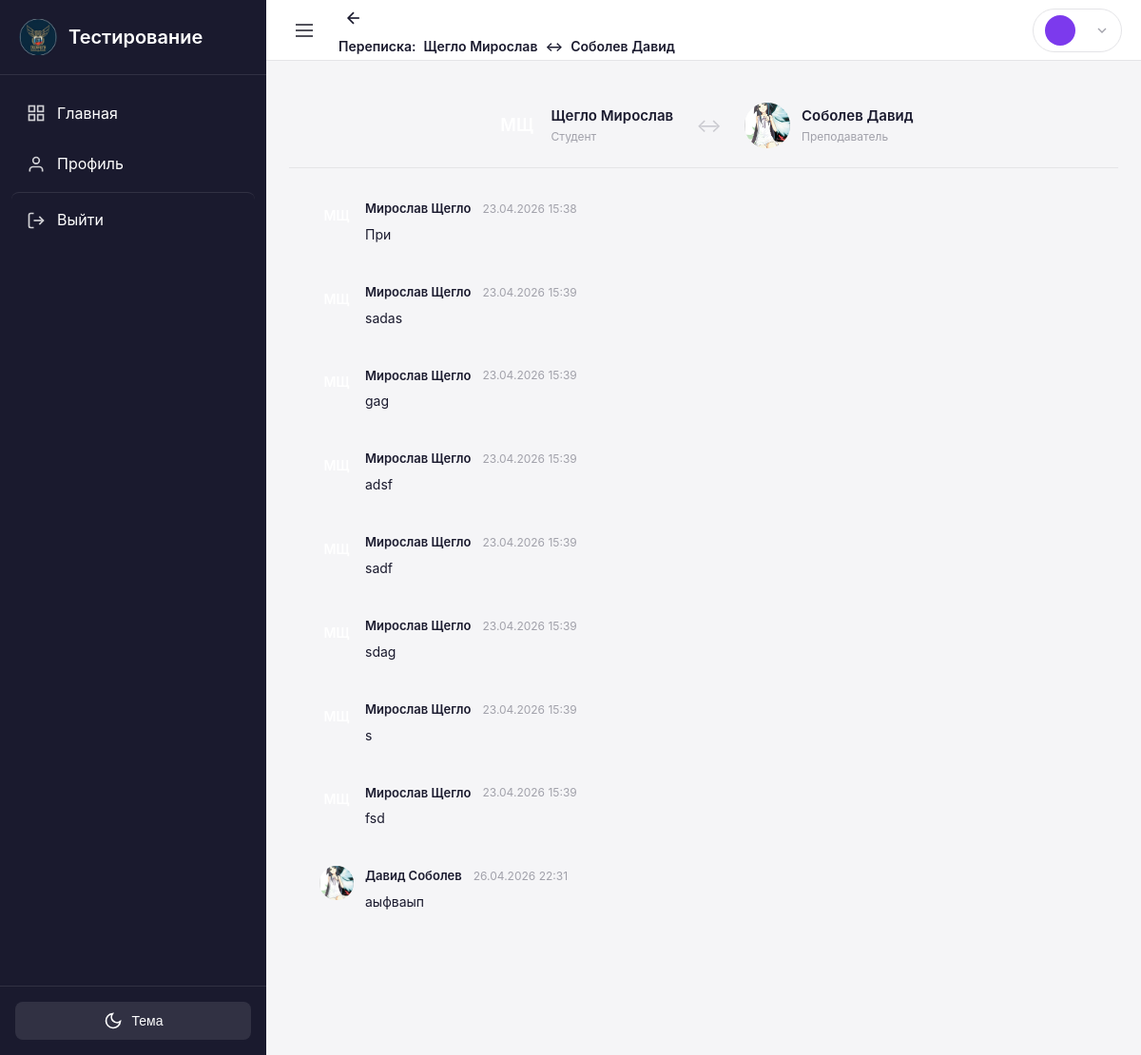
Before: /chat/admin/7/8/ (signed in) with the older database file.
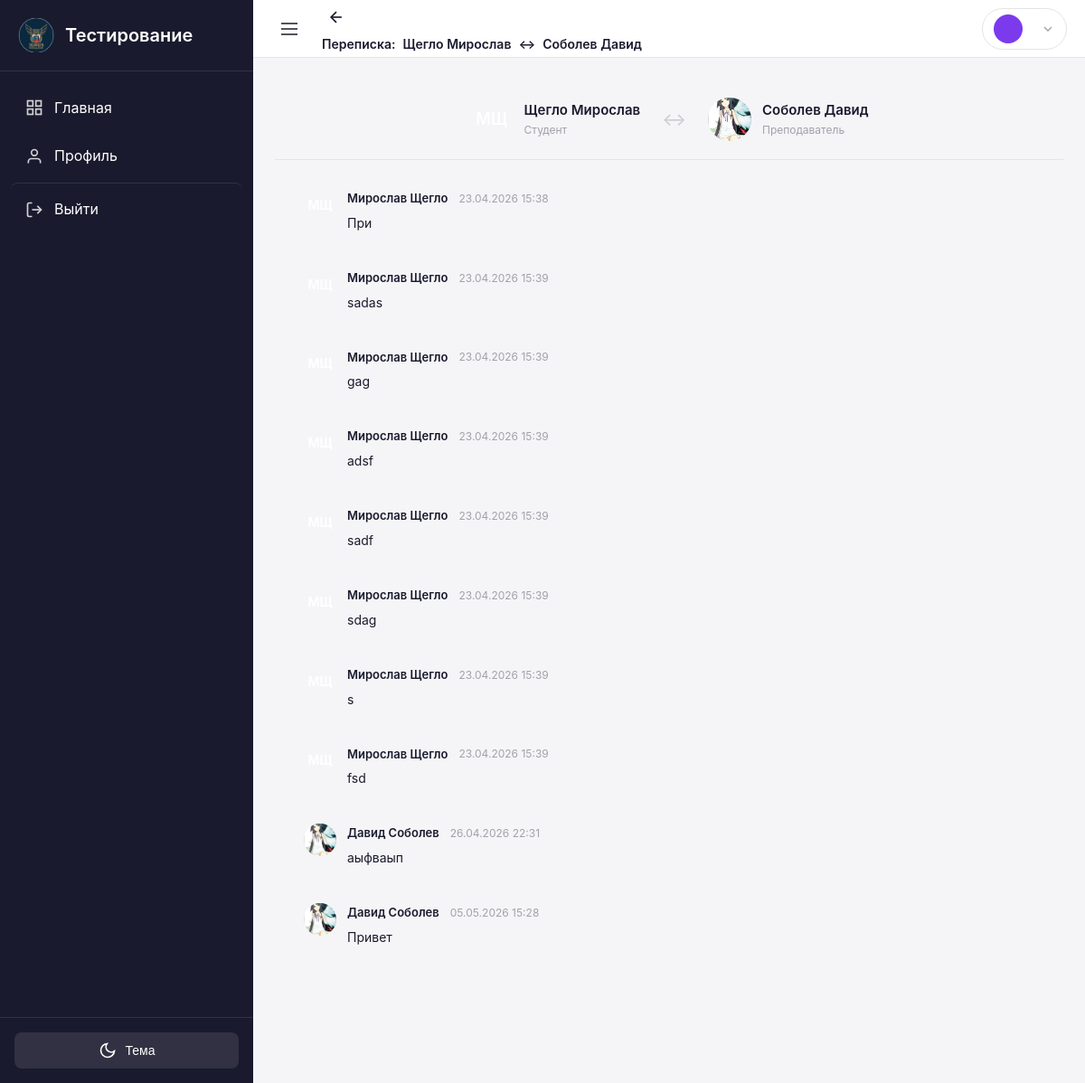
After: the same page with the newer database file.
### chat/models.py (models this page shows, shortened)
class Message(models.Model):
    sender = models.ForeignKey(
        settings.AUTH_USER_MODEL,
        on_delete=models.CASCADE,
        related_name='sent_messages',
        verbose_name='Отправитель',
    )
    receiver = models.ForeignKey(
        settings.AUTH_USER_MODEL,
        on_delete=models.CASCADE,
        related_name='received_messages',
        verbose_name='Получатель',
    )
    text = models.TextField(verbose_name='Текст сообщения')
    is_read = models.BooleanField(default=False, verbose_name='Прочитано')
    created_at = models.DateTimeField(auto_now_add=True, verbose_name='Дата отправки')
    class Meta:
        verbose_name = 'Сообщение'
        verbose_name_plural = 'Сообщения'
        ordering = ['created_at']
        indexes = [
            models.Index(fields=['sender', 'receiver', 'created_at']),
            models.Index(fields=['receiver', 'is_read']),
        ]
    @classmethod
    def get_conversation(cls, user1, user2):
        return cls.objects.filter(
            Q(sender=user1, receiver=user2) | Q(sender=user2, receiver=user1)
        ).select_related('sender', 'receiver')

### users/models.py (models this page shows, shortened)
class User(AbstractUser):
    role = models.CharField(
        max_length=10,
        choices=UserRole.choices,
        default=UserRole.STUDENT,
        verbose_name='Роль',
    )
    phone = models.CharField(
        max_length=20,
        blank=True,
        verbose_name='Телефон',
    )
    birth_date = models.DateField(
        null=True,
        blank=True,
        verbose_name='Дата рождения',
    )
    patronymic = models.CharField(
        max_length=100,
        blank=True,
        verbose_name='Отчество',
    )
    class Meta:
        verbose_name = 'Пользователь'
        verbose_name_plural = 'Пользователи'
    @property
    def is_teacher(self):
        return self.role == UserRole.TEACHER
    @property
    def is_student(self):
        return self.role == UserRole.STUDENT

class Profile(models.Model):
    user = models.OneToOneField(
        User,
        on_delete=models.CASCADE,
        related_name='profile',
        verbose_name='Пользователь',
    )
    avatar = models.ImageField(
        upload_to='avatars/',
        null=True,
        blank=True,
        verbose_name='Аватар',
    )
    bio = models.TextField(
        blank=True,
        verbose_name='О себе',
    )
    group = models.ForeignKey(
        'groups.Group',
        on_delete=models.SET_NULL,
        null=True,
        blank=True,
        related_name='students',
        verbose_name='Группа',
        help_text='Группа, к которой принадлежит студент',
    )
    real_group = models.CharField(
        max_length=50,
        blank=True,
        verbose_name='Реальная группа',
        help_text='Для студентов после 11 класса (например, 11ИС-1/26)',
    )
    created_at = models.DateTimeField(
        auto_now_add=True,
        verbose_name='Дата создания',
    )
    updated_at = models.DateTimeField(
        auto_now=True,
        verbose_name='Дата обновления',
    )
    last_seen_at = models.DateTimeField(
        null=True,
        blank=True,
        verbose_name='Последний заход в сеть',
    )
    class Meta:
        verbose_name = 'Профиль'
        verbose_name_plural = 'Профили'

### chat/views.py (the view)
# urls.py: path('chat/admin/<int:user1_id>/<int:user2_id>/', views.admin_chat_view, name='admin_chat'),
@login_required
def admin_chat_view(request, user1_id, user2_id):
    if request.user.role != 'admin':
        return redirect('chat:contacts')
    user1 = get_object_or_404(User, id=user1_id)
    user2 = get_object_or_404(User, id=user2_id)
    chat_messages = Message.get_conversation(user1, user2)
    context = {
        'user1': user1,
        'user2': user2,
        'chat_messages': chat_messages,
    }
    return render(request, 'chat/admin_chat.html', context)

### chat/context_processors.py (called while the page is built)
def unread_messages_count(request):
    if request.user.is_authenticated:
        count = Message.objects.filter(receiver=request.user, is_read=False).count()
        return {'total_unread_messages': count}
    return {'total_unread_messages': 0}

### templates/chat/admin_chat.html (shortened to what this page needs)
{% extends 'base.html' %}
{% block topbar_title %}
    <a href="{% url 'chat:admin_chat_list' %}" class="chat-back-btn">
        <svg width="20" height="20" viewBox="0 0 24 24" fill="none" stroke="currentColor" stroke-width="2">
            <line x1="19" y1="12" x2="5" y2="12"></line>
            <polyline points="12 19 5 12 12 5"></polyline>
        </svg>
    </a>
    <span class="chat-with-user">
        <span>Переписка:</span>
        <strong>{{ user1.last_name }} {{ user1.first_name }}</strong>
        <span>↔</span>
        <strong>{{ user2.last_name }} {{ user2.first_name }}</strong>
    </span>
{% endblock %}
{% block content %}
<div class="admin-chat-view">
    <div class="admin-chat-header">
        <div class="user-info">
            <div class="user-avatar-large">
                {% if user1.profile.avatar %}
                    <img src="{{ user1.profile.avatar.url }}" alt="{{ user1.last_name }}">
                {% else %}
                    <span>{{ user1.first_name|first }}{{ user1.last_name|first }}</span>
                {% endif %}
            </div>
            <div>
                <div class="user-name">{{ user1.last_name }} {{ user1.first_name }}</div>
                <div class="user-role">{{ user1.get_role_display }}</div>
            </div>
        </div>
        <div class="vs-icon">↔</div>
        <div class="user-info">
            <div class="user-avatar-large">
                {% if user2.profile.avatar %}
                    <img src="{{ user2.profile.avatar.url }}" alt="{{ user2.last_name }}">
                {% else %}
                    <span>{{ user2.first_name|first }}{{ user2.last_name|first }}</span>
                {% endif %}
            </div>
            <div>
                <div class="user-name">{{ user2.last_name }} {{ user2.first_name }}</div>
                <div class="user-role">{{ user2.get_role_display }}</div>
            </div>
        </div>
    </div>
    <div class="admin-messages">
        {% for message in chat_messages %}
            <div class="admin-message {% if message.sender.id == user1.id %}from-user1{% else %}from-user2{% endif %}">
                <div class="message-sender-badge">
                    {% if message.sender.profile.avatar %}
                        <img src="{{ message.sender.profile.avatar.url }}" alt="{{ message.sender.last_name }}">
                    {% else %}
                        <span>{{ message.sender.first_name|first }}{{ message.sender.last_name|first }}</span>
                    {% endif %}
                </div>
                <div class="message-body">
                    <div class="message-meta">
                        <span class="sender-name">{{ message.sender.get_full_name|default:message.sender.username }}</span>
                        <span class="message-date">{{ message.created_at|date:"d.m.Y H:i" }}</span>
                    </div>
                    <div class="message-text">{{ message.text|linebreaksbr }}</div>
                </div>
            </div>
        {% empty %}
            <div class="no-messages">
                <p>В этой переписке нет сообщений</p>
            </div>
        {% endfor %}
    </div>
</div>
{% endblock %}

Changed rows visible on the page:
added Message: sender.profile.avatar (picture), sender.get_full_name "Давид Соболев", created_at "05.05.2026 15:28", text "Привет"
